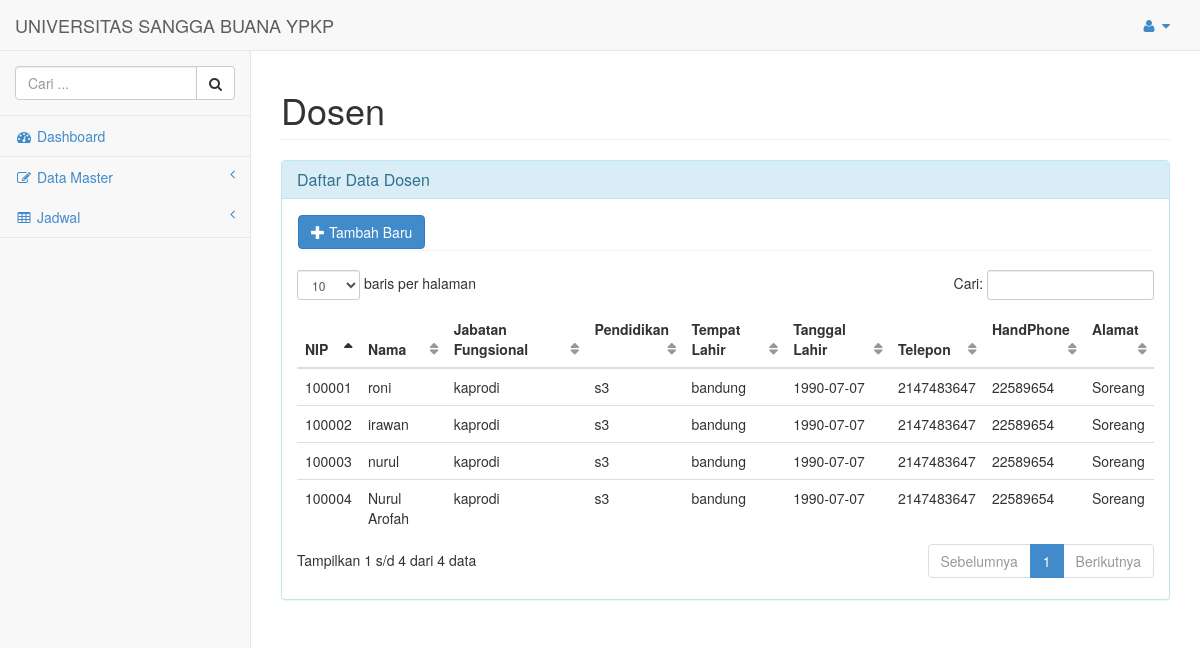
/index.php/pengaturan/dosen, run on the app's committed database.
### tables this page shows
CREATE TABLE `usb_dosen` (
  `nip` varchar(6) NOT NULL,
  `nm_dosen` varchar(30) NOT NULL,
  `jab_fungsional` varchar(20) NOT NULL,
  `pendidikan` varchar(20) NOT NULL,
  `tempat_lahir` varchar(30) NOT NULL,
  `tgl_lahir` date NOT NULL,
  `no_tlp` int(11) NOT NULL,
  `no_hp` int(11) NOT NULL,
  `alamat` text NOT NULL,
  PRIMARY KEY (`nip`)
);

### application/views/belakang/template.php (called while the page is built, shortened)
<?php
$this->load->view('belakang/header');
$this->load->view('belakang/sidebar');

### application/controllers/pengaturan.php (called while the page is built, shortened)
<?php if ( ! defined('BASEPATH')) exit('No direct script access allowed');
class Pengaturan extends CI_Controller {
	public function dosen()
	{
		$data['records']=$this->mdosen->getAllDosen();
		$data['title']="Dosen";
		$data['maincontent']="belakang/form/dosen";
		$data['events']="belakang/javascript/dosen";
		$this->load->view('belakang/template', $data);
	}
}

### index.php (called while the page is built, shortened)
<?php
require_once BASEPATH.'core/CodeIgniter.php';

### application/models/mdosen.php (called while the page is built, shortened)
<?php if ( ! defined('BASEPATH')) exit('No direct script access allowed');
class Mdosen extends CI_Model {
	function getAllDosen()
	{
		$query=$this->db->get('usb_dosen');
		if($query->num_rows()>0){
			foreach ($query->result() as $row) {
				$xxx[]=$row;
			}
			return $xxx;
		}
	}
}

### application/views/belakang/form/dosen.php (the view, shortened to what this page needs)
<div class="row">
	<div class="col-lg-12">
		<div class="panel panel-info">
			<div class="panel-heading">
		    	<h3 class="panel-title">Daftar Data Dosen</h3>
			</div>
		    <div class="panel-body">
		    	<div class="panel">
		    		<button id="btambah" type="button" class="btn btn-primary" data-toggle="modal" data-target="#formBaru"><i class="glyphicon glyphicon-plus"></i> Tambah Baru</button>
		    	</div>
		    	<div class="table-responsive">
				    <table class="table table-hover display" id="example" cellspacing="0" width="100%">
				        <thead>
				            <tr>
				                <th>NIP</th>
				                <th>Nama</th>
				                <th>Jabatan Fungsional</th>
				                <th>Pendidikan</th>
				                <th>Tempat Lahir</th>
				                <th>Tanggal Lahir</th>
				                <th>Telepon</th>
				                <th>HandPhone</th>
				                <th>Alamat</th>
				            </tr>
				        </thead>
				        <tbody>
				        	<?php foreach ($records as $row): ?>
				            <tr>
				                <td><?php echo $row->nip; ?></td>
				                <td><?php echo $row->nm_dosen; ?></td>
				                <td><?php echo $row->jab_fungsional; ?></td>
				                <td><?php echo $row->pendidikan; ?></td>
				                <td><?php echo $row->tempat_lahir; ?></td>
				                <td><?php echo $row->tgl_lahir; ?></td>
				                <td><?php echo $row->no_tlp; ?></td>
				                <td><?php echo $row->no_hp; ?></td>
				                <td><?php echo $row->alamat; ?></td>
				            </tr>
				            <?php endforeach; ?>
				        </tbody>
				    </table>
				</div>
		    </div>
		</div>
	</div>
</div>

### assets/css/sb-admin.css (style rules this page uses)
body { padding-top: 100px; background-color: #f8f8f8; }
@media (min-width:768px) { body { padding-top: 50px; } }
table.dataTable thead .sorting, table.dataTable thead .sorting_asc, table.dataTable thead .sorting_desc, table.dataTable thead .sorting_asc_disabled, table.dataTable thead .sorting_desc_disabled { background: transparent; }
table.dataTable thead .sorting_asc:after { content: "\f0de"; float: right; font-family: fontawesome; }
table.dataTable thead .sorting:after { content: "\f0dc"; float: right; font-family: fontawesome; color: rgba(50,50,50,.5); }

### data on the page
usb_dosen: nip "100001", nm_dosen "roni", jab_fungsional "kaprodi", pendidikan "s3", tempat_lahir "bandung", tgl_lahir "1990-07-07", no_tlp "2147483647", no_hp "22589654", alamat "Soreang"
usb_dosen: nip "100002", nm_dosen "irawan", jab_fungsional "kaprodi", pendidikan "s3", tempat_lahir "bandung", tgl_lahir "1990-07-07", no_tlp "2147483647", no_hp "22589654", alamat "Soreang"
usb_dosen: nip "100003", nm_dosen "nurul", jab_fungsional "kaprodi", pendidikan "s3", tempat_lahir "bandung", tgl_lahir "1990-07-07", no_tlp "2147483647", no_hp "22589654", alamat "Soreang"
usb_dosen: nip "100004", nm_dosen "Nurul Arofah", jab_fungsional "kaprodi", pendidikan "s3", tempat_lahir "bandung", tgl_lahir "1990-07-07", no_tlp "2147483647", no_hp "22589654", alamat "Soreang"

### other printed values
$title "Dosen"
